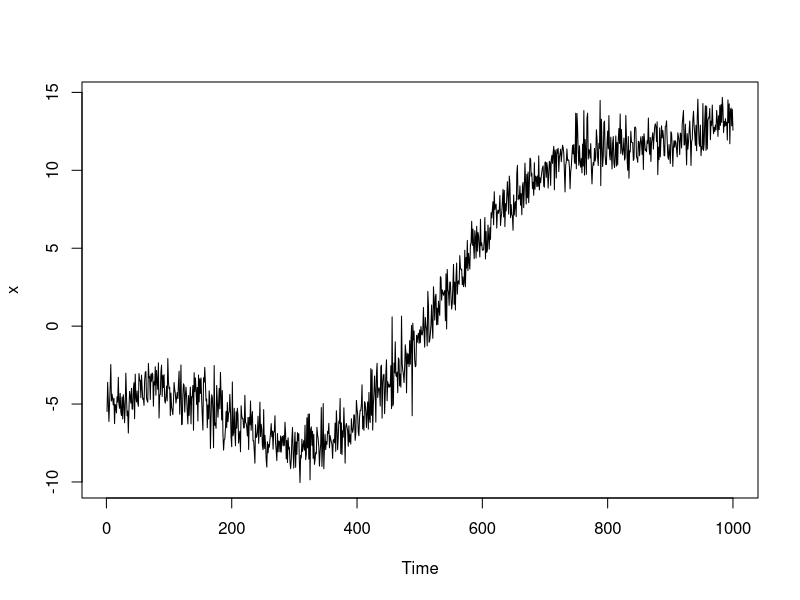
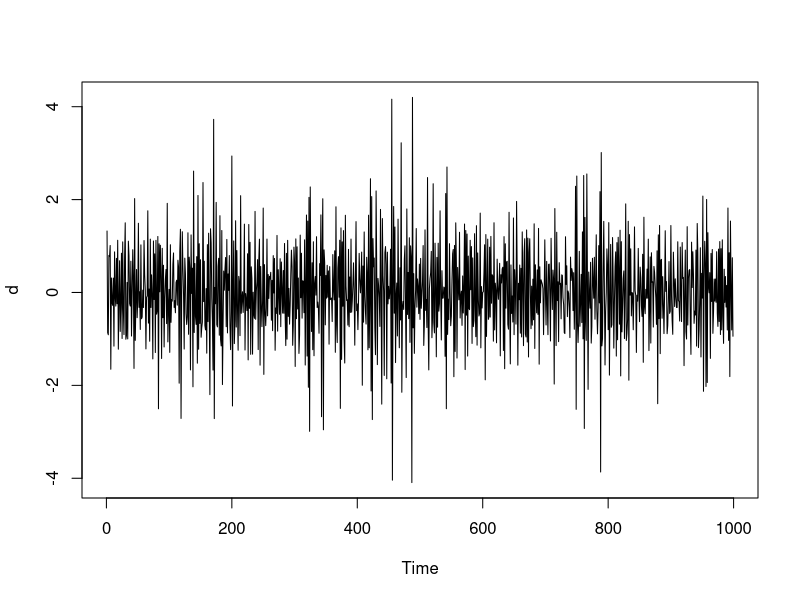
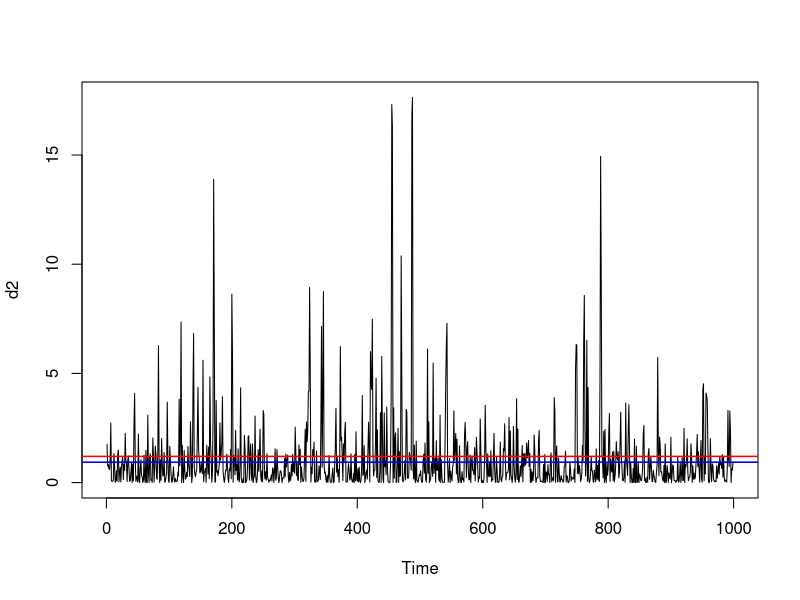

These charts were generated, in order, by the following R code: (Note: this script raises an error after producing the figures.)
###-----------------------------------------------
### The data. **AR included**
###-----------------------------------------------
f = function(t){
  5*cos(t*9) - (t - 0.7)^2 *20 + (t-0.2)^3 *40
}
ar = function(n, ar, df){
  z = rep(NA,n)
  z[1] = rt(1,df)
  for(i in 2:n){
    z[i] = ar*z[i-1] + rt(1,df)
  }
  z
}
n = 1000
mu = f((1:n)/n)
z = c(rnorm(n/2), rnorm(n/2))
#z = c(rt(n/2,3), rt(n/2, 3)) 
x = z+mu
par(mfrow = c(1, 1))
ts.plot(x)


d = diff(x)/sqrt(2)
d2 = d^2
ts.plot(d)
ts.plot(d2)
abline(h = mean(d2[1:500]), col = 'red', lwd = 1.5)
abline(h = mean(d2[501:999]), col = 'blue', lwd = 1.5)
###----------------------------------
### Self Method
###----------------------------------

k_split = function(x){
  n = length(x)
  x_bar = mean(x)
  k = which.min(cumsum(x - x_bar)[1:(n-1)])
}

two_sigma = function(x,k){ #CP in mean and variance together
  n = length(x)
  x_bar1 = mean(x[1:k])
  x_bar2 = mean(x[(k+1):n]) 
  sigma1 = 1/k * sum((x[1:k] - x_bar1)^2)
  sigma2 = 1/(n-k) * sum((x[(k+1):n] - x_bar2)^2)
  c(sigma1, sigma2)
}

KS_std_new = function(d){ #
  k = k_split(d^2)
  sd = two_sigma(d,k)
  n = length(d)
  sd_seq = sqrt(c(rep(sd[1],k),rep(sd[2],(n-k))))
  dd = d/sd_seq + sd_seq
  sigma_hat = var_head(dd, 2*n^(1/3))
  dd_bar = mean(dd)
  Tn =cumsum(dd - dd_bar) / sqrt(n)
  max(abs(Tn / sqrt(sigma_hat)))
}


###-------------------------------------
### Simulation
###-------------------------------------
if(1){
  n = 400
  n_sim = 200
  delta = seq(from = 0, to = 1, by = 0.1)
  out = array(NA, dim =c(n_sim, length(delta), 1),
              dimnames = list(paste0('isim=',1:n_sim),
                              paste0('delta=', delta),
                              c('Transfer')))
  for(i_sim in 1:n_sim){
    set.seed(i_sim)
    for(i_delta in 1:length(delta)){
      del = delta[i_delta]
      mu = 0
      z = c(rt(n/2,6), rt(n/2, 6)*(1+del))#random
      #z = c(rnorm(n/2,1),rnorm(n/2,1)*(1+del))
      x = z+mu
      d = diff(x)/sqrt(2)
      out[i_sim, i_delta, 1] = KS_std_new(d^2)
    }
    if(i_sim%%10==0) cat(i_sim, ' >> ')
  }
}


###-------------------------------------------------------
### Plot 
###-------------------------------------------------------
mu = 0
z = c(rt(n/2,6), rt(n/2, 6)*(1+del))#random
#z = c(rnorm(n/2,1),rnorm(n/2,1)*(1+del))
x = z+mu
d = diff(x)/sqrt(2)
par(mfrow = c(1,1))
ts.plot(d^2)
ts.plot(log(d^2))

###-----------------------------------------------------------
### Power
###-----------------------------------------------------------
out0 = out*0
out0[,,1] = out[,,1] > 1.398
power = apply(out0, 2, mean, na.remove = True)
power
out
###-----------------------------------------------------------
### Plot results
###-----------------------------------------------------------
par(mfrow = c(1, 2))
col = c('blue','red', 'darkgreen')
#Plot 1
matplot(delta, 100*power, type = 'l', col = col, lwd = 2, main = "Power (n_sim=1000, n=500)", ylim = c(0, 100),
        ylab = expression(K(delta)~"/%"), xlab = expression(delta))
abline(h  = c(0.05, 0, 1)*100, lwd = 0.5, lty = 2)
abline(v = 0, lwd = 0.5, lty = 2)
legend(0.7, 25, legend = c('X^2', 'Log(X^2)'), col = c('blue','red'), 
       lty = c(1,2,3), cex = 0.6)

#Plot 2
matplot(delta, 100*power, type = 'l', col = col, lwd = 2, main = "Power (Zoom-in version)",
        ylim = c(0, 0.5) *100, ylab = expression(K(delta)~"/%"), xlab = expression(delta),
        xlim = c(0, 0.2))
abline(h = c(0:5), lwd = 0.5, lty = 3)
abline(v = 0, lwd = 0.5, lty = 2)



